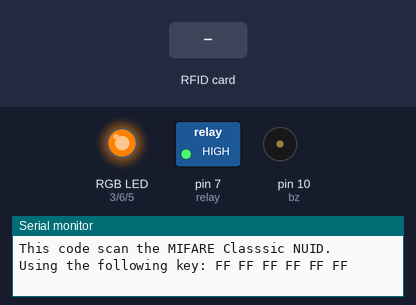
A sketch run on a simulated Arduino Uno, built with avr-gcc and run on an emulated ATmega328P. Parts: switched loads named in the sketch (green lamp = pin HIGH), an RGB LED mixed from three pins (HIGH = lit), buzzer (waves = sounding), the last lines printed to the serial monitor. Dashed ring = blinking. Inputs (shaded band) come from the test bench. Pins used as bus, display or sensor lines are not drawn.

Above: at 0.7 s.
At 2.2 s:
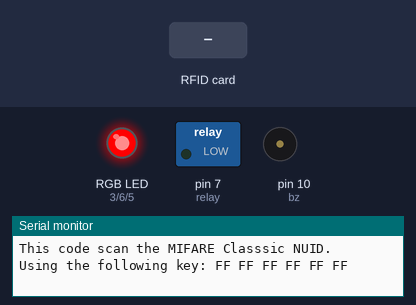
2.3 s: RFID card 33 55 88 77 held to the reader
At 2.53 s:
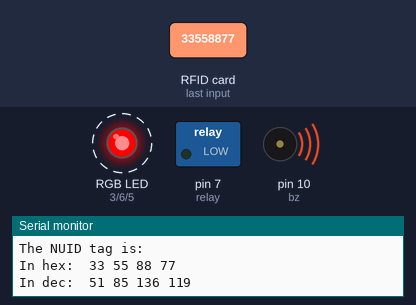
5.3 s: RFID card 5E 7A 19 C4 held to the reader
Timing chart, 0 to 12.4 s (numbered marks = the images above; inputs shaded):
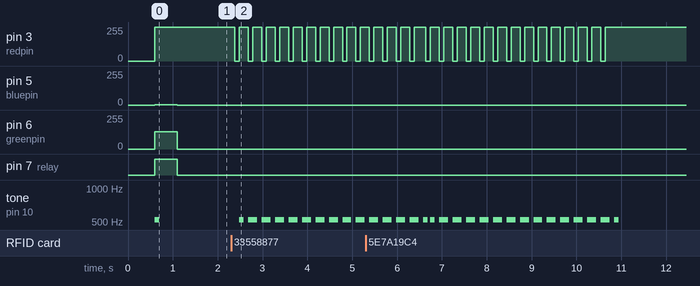

Measured:
- after the input at 2.3 s, pin 3 (redpin): alternates 255/255 for 0.20 s and 0/255 for 0.10 s, starting after 0.08 s; tone on pin 10 (bz): silent → 523 Hz after 0.18 s, then repeats every 0.30 s: silent 0.10 s, 523 Hz 0.20 s

The sketch:

door_access_control.ino
```cpp
 /*
 * Typical pin layout used:
 * ------------------------------------------------------------------------------------------------------------
 *             MFRC522      Arduino       Arduino   Arduino    Arduino          Arduino     Arduino
 *             Reader/PCD   Uno/101       Mega      Nano v3    Leonardo/Micro   Pro Micro   Pro Mini
 * Signal      Pin          Pin           Pin       Pin        Pin              Pin         Pin
 * ------------------------------------------------------------------------------------------------------------
 * RST/Reset   RST          9             5         D9         RESET/ICSP-5     RST         9
 * SPI SS      SDA(SS)      10            53        D10        10               10          A4
 * SPI MOSI    MOSI         11 / ICSP-4   51        D11        ICSP-4           16          11
 * SPI MISO    MISO         12 / ICSP-1   50        D12        ICSP-1           14          12
 * SPI SCK     SCK          13 / ICSP-3   52        D13        ICSP-3           15          13
 */
//  RFID
#include <SPI.h>
#include <MFRC522.h>
//  RFID pin
#define SS_PIN A4
#define RST_PIN 9
// Store the legal rfid car UID.
String legal_rfid_card_uid[] = {"33 55 88 77", "159 166 21 200"};

MFRC522 rfid(SS_PIN, RST_PIN); // Instance of the class
MFRC522::MIFARE_Key key;

// Init array that will store new NUID
byte nuidPICC[4];


// RGB LED
int val = 0;        // val is used to store the 0~255 value, and control the color of led
#define redpin  3   //select the pwm pin for the red LED
#define bluepin 5   // select the pwm pin for the blue LED
#define greenpin 6  // select the pwm pin for the green LED


//  Bz and Relay
#include "pitches.h"
#define bz 10      //  define bz pin.
#define relay 7    //  define relay pin.
int correct_melody = NOTE_C5;

int duration = 100;  // 100 miliseconds

void setup() {
  //  RFID initialization
  Serial.begin(9600);
  SPI.begin(); // Init SPI bus
  rfid.PCD_Init(); // Init MFRC522

  for (byte i = 0; i < 6; i++) {
    key.keyByte[i] = 0xFF;
  }

  Serial.println(F("This code scan the MIFARE Classsic NUID."));
  Serial.print(F("Using the following key:"));
  printHex(key.keyByte, MFRC522::MF_KEY_SIZE);

  //  RGB LED initialization
  pinMode(redpin, OUTPUT);
  pinMode(bluepin, OUTPUT);
  pinMode(greenpin, OUTPUT);
  for(val=255; val>0; val--){
    analogWrite(redpin, val);
    analogWrite(bluepin, 255-val);
    analogWrite(greenpin, 128-val);
    delay(1);
  }
  for(val=0; val<255; val++){
    analogWrite(redpin, val);
    analogWrite(bluepin, 255-val);
    analogWrite(greenpin, 128-val);
    delay(1);
  }

  //  Bz and relay initialization
  tone(bz, correct_melody, duration);
  pinMode(relay, OUTPUT);
  digitalWrite(relay, HIGH);
  delay(500);
  digitalWrite(relay, LOW);
}

void loop() {
  String match_rfid_card = "";
  analogWrite(redpin, 255);
  analogWrite(bluepin, 0);
  analogWrite(greenpin, 0);

  //  RFID
  // Reset the loop if no new card present on the sensor/reader. This saves the entire process when idle.
  if ( ! rfid.PICC_IsNewCardPresent())
    return;

  // Verify if the NUID has been readed
  if ( ! rfid.PICC_ReadCardSerial())
    return;

  Serial.print(F("PICC type: "));
  MFRC522::PICC_Type piccType = rfid.PICC_GetType(rfid.uid.sak);
  Serial.println(rfid.PICC_GetTypeName(piccType));

  // Check is the PICC of Classic MIFARE type
  if (piccType != MFRC522::PICC_TYPE_MIFARE_MINI &&
    piccType != MFRC522::PICC_TYPE_MIFARE_1K &&
    piccType != MFRC522::PICC_TYPE_MIFARE_4K) {
    Serial.println(F("Your tag is not of type MIFARE Classic."));
    return;
  }

  if (rfid.uid.uidByte[0] != nuidPICC[0] ||
    rfid.uid.uidByte[1] != nuidPICC[1] ||
    rfid.uid.uidByte[2] != nuidPICC[2] ||
    rfid.uid.uidByte[3] != nuidPICC[3] ) {
    Serial.println(F("A new card has been detected."));

    // Store NUID into nuidPICC array
    for (byte i = 0; i < 4; i++) {
      nuidPICC[i] = rfid.uid.uidByte[i];
    }

    Serial.println(F("The NUID tag is:"));
    Serial.print(F("In hex: "));
    printHex(rfid.uid.uidByte, rfid.uid.size);
    Serial.println();
    Serial.print(F("In dec: "));
    printDec(rfid.uid.uidByte, rfid.uid.size);
    Serial.println();
  }
  else Serial.println(F("Card read ."));

  // Halt PICC
  rfid.PICC_HaltA();

  // Stop encryption on PCD
  rfid.PCD_StopCrypto1();

  // Store the rfid card UID of detected
  for(int i=0; i<4; i++){
    if(i == 3){
      match_rfid_card += String(nuidPICC[i]);
    }
    else{
      match_rfid_card += String(nuidPICC[i])+" ";
    }
  }

//  Serial.println(match_rfid_card);
  // Determine if it is a legal card
  for(int i=0; i<sizeof(legal_rfid_card_uid); i++){
    // YES
    if(match_rfid_card == legal_rfid_card_uid[i]){
    //  LED
    analogWrite(redpin, 0);
    analogWrite(bluepin, 0);
    analogWrite(greenpin, 255);
    delay(1000);
    //  Bz and Relay
    tone(bz, correct_melody, duration);
    digitalWrite(relay, HIGH);
    delay(3000);
    tone(bz, correct_melody, duration);
    digitalWrite(relay, LOW);
  }
  // NO
  else{
    analogWrite(redpin, 0);
    delay(100);
    analogWrite(redpin, 255);
    analogWrite(bluepin, 0);
    analogWrite(greenpin, 0);
    digitalWrite(relay, LOW);
    tone(bz, correct_melody, duration);
    delay(200);
    tone(bz, correct_melody, duration);
  }
 }
}

/**
 * Helper routine to dump a byte array as hex values to Serial.
 */
void printHex(byte *buffer, byte bufferSize) {
  for (byte i = 0; i < bufferSize; i++) {
    Serial.print(buffer[i] < 0x10 ? " 0" : " ");
    Serial.print(buffer[i], HEX);
  }
}

/**
 * Helper routine to dump a byte array as dec values to Serial.
 */
void printDec(byte *buffer, byte bufferSize) {
  for (byte i = 0; i < bufferSize; i++) {
    Serial.print(buffer[i] < 0x10 ? " 0" : " ");
    Serial.print(buffer[i], DEC);
  }
}
```

pitches.h
```cpp
/*************************************************

 * Public Constants

 *************************************************/
#define NOTE_B0  31
#define NOTE_C1  33
#define NOTE_CS1 35
#define NOTE_D1  37
#define NOTE_DS1 39
#define NOTE_E1  41
#define NOTE_F1  44
#define NOTE_FS1 46
#define NOTE_G1  49
#define NOTE_GS1 52
#define NOTE_A1  55
#define NOTE_AS1 58
#define NOTE_B1  62
#define NOTE_C2  65
#define NOTE_CS2 69
#define NOTE_D2  73
#define NOTE_DS2 78
#define NOTE_E2  82
#define NOTE_F2  87
#define NOTE_FS2 93
#define NOTE_G2  98
#define NOTE_GS2 104
#define NOTE_A2  110
#define NOTE_AS2 117
#define NOTE_B2  123
#define NOTE_C3  131
#define NOTE_CS3 139
#define NOTE_D3  147
#define NOTE_DS3 156
#define NOTE_E3  165
#define NOTE_F3  175
#define NOTE_FS3 185
#define NOTE_G3  196
#define NOTE_GS3 208
#define NOTE_A3  220
#define NOTE_AS3 233
#define NOTE_B3  247
#define NOTE_C4  262
#define NOTE_CS4 277
#define NOTE_D4  294
#define NOTE_DS4 311
#define NOTE_E4  330
#define NOTE_F4  349
#define NOTE_FS4 370
#define NOTE_G4  392
#define NOTE_GS4 415
#define NOTE_A4  440
#define NOTE_AS4 466
#define NOTE_B4  494
#define NOTE_C5  523
#define NOTE_CS5 554
#define NOTE_D5  587
#define NOTE_DS5 622
#define NOTE_E5  659
#define NOTE_F5  698
#define NOTE_FS5 740
#define NOTE_G5  784
#define NOTE_GS5 831
#define NOTE_A5  880
#define NOTE_AS5 932
#define NOTE_B5  988
#define NOTE_C6  1047
#define NOTE_CS6 1109
#define NOTE_D6  1175
#define NOTE_DS6 1245
#define NOTE_E6  1319
#define NOTE_F6  1397
#define NOTE_FS6 1480
#define NOTE_G6  1568
#define NOTE_GS6 1661
#define NOTE_A6  1760
#define NOTE_AS6 1865
#define NOTE_B6  1976
#define NOTE_C7  2093
#define NOTE_CS7 2217
#define NOTE_D7  2349
#define NOTE_DS7 2489
#define NOTE_E7  2637
#define NOTE_F7  2794
#define NOTE_FS7 2960
#define NOTE_G7  3136
#define NOTE_GS7 3322
#define NOTE_A7  3520
#define NOTE_AS7 3729
#define NOTE_B7  3951
#define NOTE_C8  4186
#define NOTE_CS8 4435
#define NOTE_D8  4699
#define NOTE_DS8 4978
```
